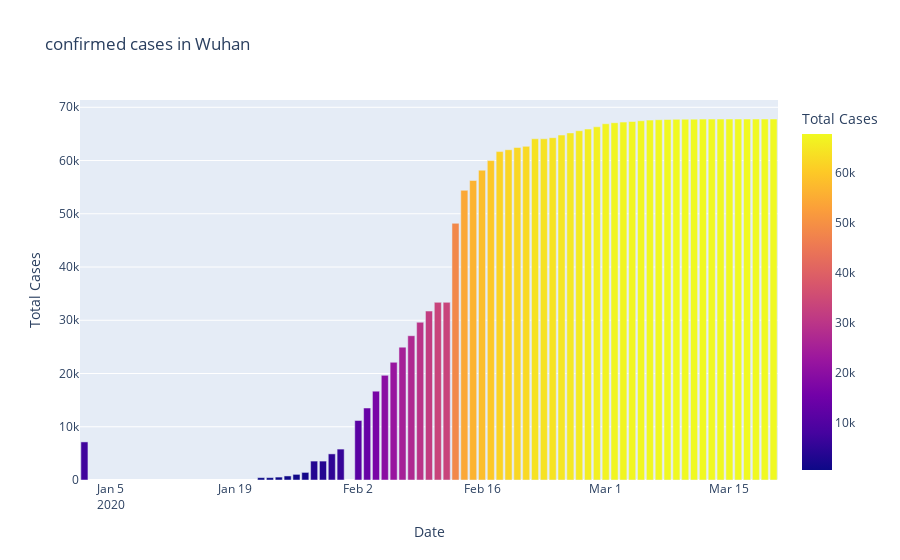

The code cell stored with this chart in its notebook:
### Code cell
fig=px.bar(dbd_Wuhan,x="Date",y="Total Cases",color="Total Cases",title='confirmed cases in Wuhan')
fig.show()
